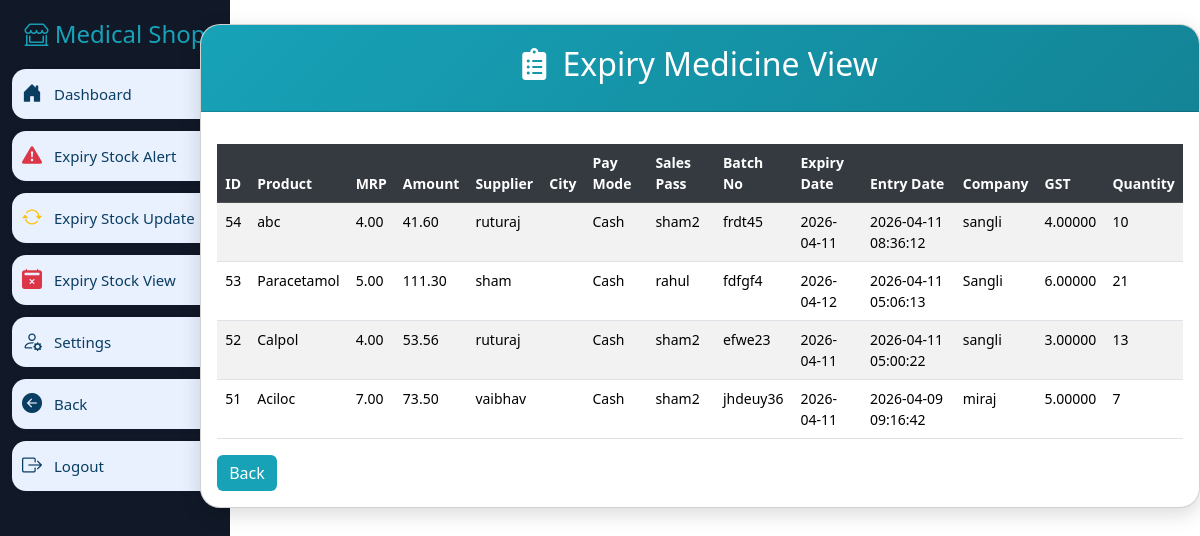
Page /medi/stock_master/expiry_medicine_view.php (signed in) on the committed database.
### tables this page shows
CREATE TABLE `expiry_medicin` (
  `id` int(11) NOT NULL,
  `product` varchar(255) NOT NULL,
  `mrp` decimal(10,2) NOT NULL,
  `amount` decimal(10,2) NOT NULL,
  `s_name` varchar(255) NOT NULL,
  `city` varchar(100) NOT NULL,
  `pay_mode` enum('Cash','Card','UPI') NOT NULL,
  `sales_pass` varchar(255) NOT NULL,
  `batch` varchar(100) NOT NULL,
  `ex_date` date NOT NULL,
  `datetime` datetime NOT NULL DEFAULT current_timestamp(),
  `company` varchar(50) NOT NULL,
  `gst` decimal(30,5) NOT NULL,
  `new_qty` int(11) DEFAULT 0,
  `status` enum('pending','used') DEFAULT 'pending'
);

### medi/stock_master/expiry_medicine_view.php (the view, shortened to what this page needs)
<?php
$conn = new mysqli('localhost', 'root', '', 'medical_shop');
$result = $conn->query("SELECT * FROM expiry_medicin ORDER BY datetime DESC");
?>
<!DOCTYPE html>
<html lang="en">
<head>
    <link href="https://cdn.jsdelivr.net/npm/bootstrap@5.3.2/dist/css/bootstrap.min.css" rel="stylesheet">
    <link href="https://cdnjs.cloudflare.com/ajax/libs/font-awesome/5.15.4/css/all.min.css" rel="stylesheet">
    <link href="https://cdn.jsdelivr.net/npm/bootstrap-icons@1.10.5/font/bootstrap-icons.css" rel="stylesheet">
    <link rel="stylesheet" href="../nav.css">
</head>
<body>
<div class="container-fluid">
    <div class="row">
        <?php include 'navbar4.php'; ?>
<div class="container my-4 d-flex justify-content-center">
    <div class="card custom-card">
        <div class="card-header text-center">
            <h2><i class="fas fa-clipboard-list me-2"></i> Expiry Medicine View</h2>
        </div>
        <div class="card-body">
     <div class="table-responsive mt-3">
                <table class="table table-striped table-hover">
                    <thead class="table-dark">
            <tr>
                <th>ID</th>
                <th>Product</th>
                <th>MRP</th>
                <th>Amount</th>
                <th>Supplier</th>
                <th>City</th>
                <th>Pay Mode</th>
                <th>Sales Pass</th>
                <th>Batch No</th>
                <th>Expiry Date</th>
                <th>Entry Date</th>
                <th>Company</th>
                <th>GST</th>
                <th>Quantity</th>
            </tr>
        </thead>
        <tbody>
            <?php if ($result && $result->num_rows > 0): ?>
                <?php while ($row = $result->fetch_assoc()): ?>
                    <tr>
                        <td><?php echo $row['id']; ?></td>
                        <td><?php echo htmlspecialchars($row['product']); ?></td>
                        <td><?php echo $row['mrp']; ?></td>
                        <td><?php echo $row['amount']; ?></td>
                        <td><?php echo htmlspecialchars($row['s_name']); ?></td>
                        <td><?php echo htmlspecialchars($row['city']); ?></td>
                        <td><?php echo htmlspecialchars($row['pay_mode']); ?></td>
                        <td><?php echo htmlspecialchars($row['sales_pass']); ?></td>
                        <td><?php echo htmlspecialchars($row['batch']); ?></td>
                        <td><?php echo $row['ex_date']; ?></td>
                        <td><?php echo $row['datetime']; ?></td>
                        <td><?php echo htmlspecialchars($row['company']); ?></td>
                        <td><?php echo $row['gst']; ?></td>
                        <td><?php echo $row['new_qty']; ?></td>
                    </tr>
                <?php endwhile; ?>
            <?php else: ?>
                <tr>
                    <td colspan="14" class="text-center text-danger">No expired medicines found.</td>
                </tr>
            <?php endif; ?>
        </tbody>
    </table>
    <a href="expiry_add.php" class="btn btn-secondary">Back</a>
</div>
</body>
</html>

### medi/stock_master/expiry_medicine_view.php (style rules this page uses)
.custom-card { width: 85%; max-width: 1000px; margin: auto; border-radius: 20px; box-shadow: 0 6px 20px rgba(0, 0, 0, 0.15); overflow: hidden; background-color: #ffffff; transition: all 0.3s ease; left :100px; }
.card-header { background: linear-gradient(135deg, #17a2b8, #138496); padding: 20px; color: #fff; font-size: 1.6rem; border-radius: 20px 20px 0 0; }
.table th { background-color: #343a40; color: white; font-size: 14px; }
.table td { font-size: 14px; }
.btn-secondary { background-color: #17a2b8; border: none; }

### rows in the picture
expiry_medicin: id "54", product "abc", mrp "4.00", amount "41.60", s_name "ruturaj", pay_mode "Cash", sales_pass "sham2", batch "frdt45", ex_date "2026-04-11", datetime "2026-04-11 08:36:12", company "sangli", gst "4.00000", new_qty "10"
expiry_medicin: id "53", product "Paracetamol", mrp "5.00", amount "111.30", s_name "sham", pay_mode "Cash", sales_pass "rahul", batch "fdfgf4", ex_date "2026-04-12", datetime "2026-04-11 05:06:13", company "Sangli", gst "6.00000", new_qty "21"
expiry_medicin: id "52", product "Calpol", mrp "4.00", amount "53.56", s_name "ruturaj", pay_mode "Cash", sales_pass "sham2", batch "efwe23", ex_date "2026-04-11", datetime "2026-04-11 05:00:22", company "sangli", gst "3.00000", new_qty "13"
expiry_medicin: id "51", product "Aciloc", mrp "7.00", amount "73.50", s_name "vaibhav", pay_mode "Cash", sales_pass "sham2", batch "jhdeuy36", ex_date "2026-04-11", datetime "2026-04-09 09:16:42", company "miraj", gst "5.00000", new_qty "7"
